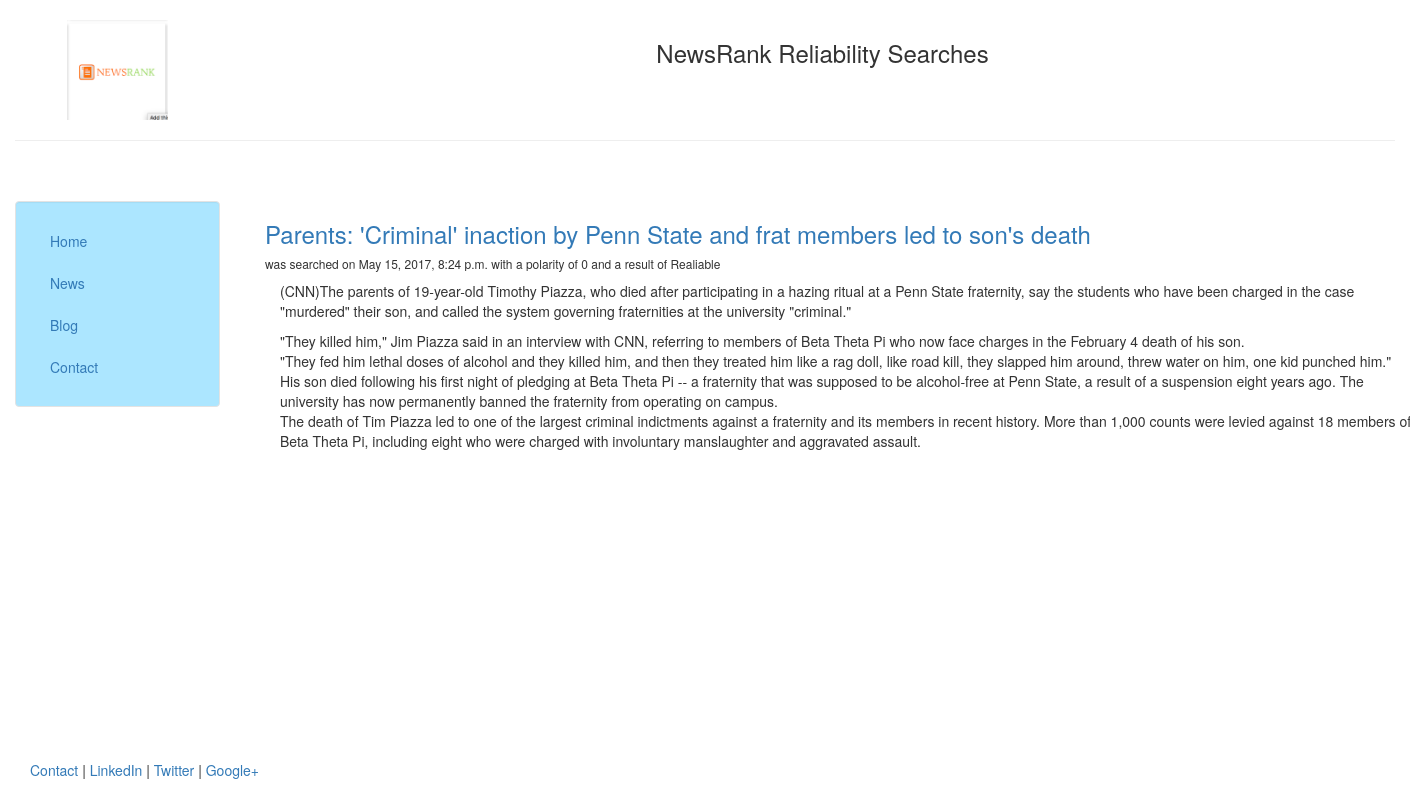
/newsApp/1, run on the app's committed database.
### newsApp/models.py (models this page shows, shortened)
class Article(models.Model):
    address = models.CharField(max_length = 140,default='')
    title = models.CharField(max_length = 140,default='')
    body = models.TextField()
    date = models.DateTimeField()
    result = models.CharField(max_length = 140)
    polarity = models.IntegerField(default=0)

### newsApp/templates/newsApp/article.html
{% extends "personal/header.html" %}
{% block content %}
<h3><a href="/newsApp/{{article.id}}">{{article.title }}</a></h3>
<h6> was searched on {{ article.date }} with a polarity of {{article.polarity}} and a result of {{article.result}}</h6>
<div class = "container">
 {{ article.body|safe|linebreaks}}
</div>
<br><br>
{% endblock %}

### personal/templates/personal/header.html (style rules this page uses)
html, body { height:100% }

### data on the page
Article: title "Parents: 'Criminal' inaction by Penn State and frat members led to son's death", date "May 15, 2017, 8:24 p.m.", polarity "0", result "Realiable", body "(CNN)The parents of 19-year-old Timothy Piazza, who died after participating in a hazing ritual at a Penn State fraternity, say the students who have been charged in the case \"murdered\" their son, and called the system governing fraternities at the university \"criminal.\" \"They killed him,\" Jim Piazza said in an interview with CNN, referring to members of Beta Theta Pi who now face charges in the February 4 death of his son. \"They fed him lethal doses of alcohol and they killed him, and then they treated him like a rag doll, like road kill, they slapped him around, threw water on him, one kid punched him.\" His son died following his first night of pledging at Beta Theta Pi -- a fraternity…"
